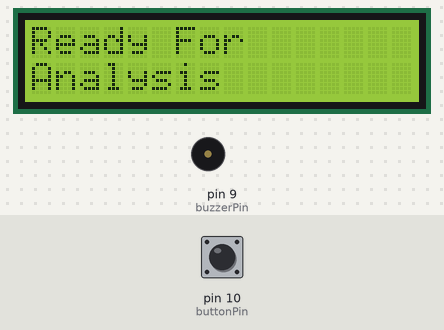
This sketch was run on a simulated Arduino Uno, built with avr-gcc and run on an emulated ATmega328P. Parts: 16×2 character LCD, buzzer (waves = sounding). The test bench sets the inputs (shaded band); at power-on: pin 10 (buttonPin) HIGH.

Above: at 1.2 s.
1.3 s: pin 10 (buttonPin) pulled LOW for 0.15 s
At 2.6 s:
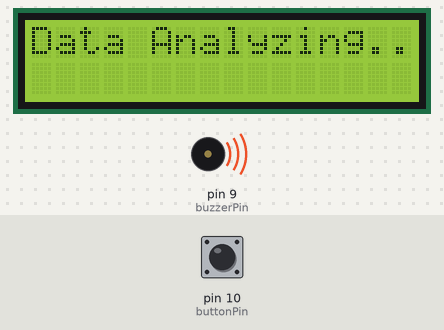
Timing chart, 0 to 22.3 s (numbered marks = the images above; inputs shaded):
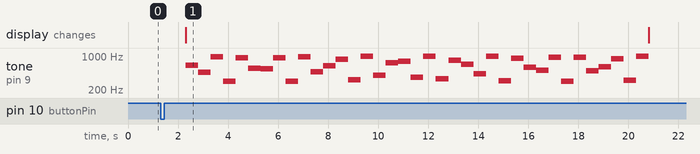

Measured:
- after the input at 1.3 s, tone on pin 9 (buzzerPin): plays 650 Hz for 0.50 s, 459 Hz for 0.50 s, 969 Hz for 0.50 s, 304 Hz for 0.50 s, 910 Hz for 0.50 s, 558 Hz for 0.50 s … (37 notes in this stretch), starting after 1.0 s; the display: changes after 1.0 s (image 1)

The sketch:

300_hz_to_1000_hz_1_Button.ino
```cpp
#include <LiquidCrystal.h>
int buzzerPin=9;
int buttonPin=10;
LiquidCrystal lcd(12,11,5,4,3,2);
void setup() {
  pinMode(buzzerPin,OUTPUT);
  pinMode(buttonPin,INPUT_PULLUP);
  lcd.begin(16,2);
  lcd.setCursor(0,0);
  lcd.print("Ready For");
  lcd.setCursor(0,1);
  lcd.print("Analysis");
}
void loop() {
  int buttonState=digitalRead(buttonPin);
  if (buttonState == LOW){
    delay(1000);
    lcd.clear();
    lcd.setCursor(0,0);
    lcd.print("Data Analyzing..");
    for (int x=0;x<=36;x++){
    tone(buzzerPin,sin(x*10)*350+650);delay(500);noTone(buzzerPin);
    }
    lcd.clear();
  }
  else{
    noTone(buzzerPin);
    lcd.setCursor(0,0);
    lcd.print("Ready For");
    lcd.setCursor(0,1);
    lcd.print("Analysis");
  }
}
```
